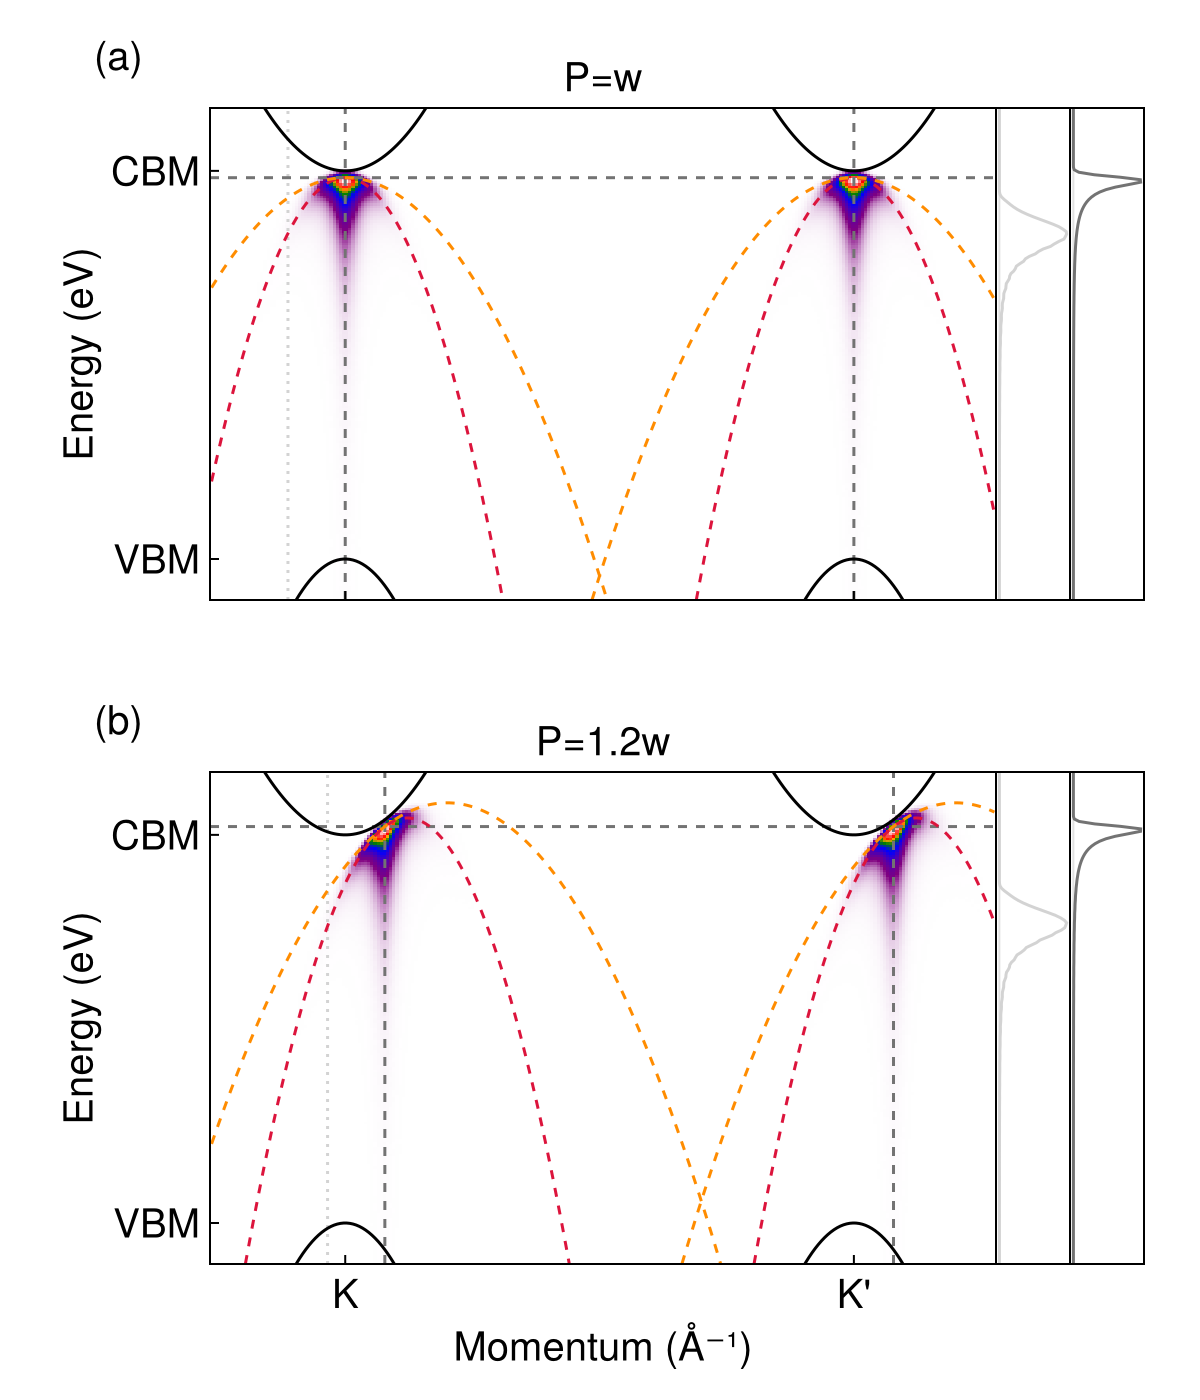

Julia code for this plot:
include("units.jl")
include("qp-bands.jl")
include("broadening.jl")
include("eeh.jl")
include("wfn.jl")
include("arpes.jl")
using CairoMakie
using LaTeXStrings
using Colors

##########################################
#region Parameters

center_line_color = colorant"gray45"
tilted_line_color = colorant"lightgray"
panel_width = 1.6
linecut_width = 0.15
k_tilt = 0.15

# Exciton binding causes the energy of the final state to go downwards
E_residue_correction = -0.71 

w_side = 4π / (3 * 3.144817974)
w = SVector{2, Float64}([w_side, 0.0])
trion = Intervalley2DChandraTrion(
    m_h = 0.21,
    m_e = 0.37,
    w = w,
    E_g = 2.84,
    E_B = 0.76,
    a = 10.3,
    b = 25.2
)

M = trion.m_h + 2trion.m_e
kx_list = LinRange(-0.35, 1.7, 250) 
k1_list = [SA[kx, 0.0] for kx in kx_list]
k1_grid = reshape(map(Iterators.product(kx_list, kx_list)) do (k_x, k_y)
    SA[k_x, k_y]
end, length(k1_list)^2)
ω_list = LinRange(-0.3, 3.3, 200)

binding_starting_pos = -0.3
binding_annotation_displacement = 0.04

electron_color = :black #colorant"deepskyblue2"
hole_color = :black #colorant"coral2"
shifted_valence_color = colorant"crimson"
shifted_effective_mass_color = colorant"darkorange"
set_theme!(fontsize=20)
f = Figure(size=(600, 700))

E_c1_curve = map(k1_list) do k_h
    -E_v1(trion, k_h)
end
E_v1_curve = map(k1_list) do k_e
    E_c1(trion, k_e)
end
E_c2_curve = map(k1_list) do k_h
    -E_v2(trion, k_h)
end
E_v2_curve = map(k1_list) do k_e
    E_c2(trion, k_e)
end

#endregion
##########################################

# The zero-momentum case
let 
    P_ratio = 1.0
    P = P_ratio * w
    
    ##########################################
    #region Calculations

    broaden = gaussian_broadening(20fs)
    Ak1k2 = wfn(trion)

    Akω_total = trion_ARPES_eeh(trion, P, k1_grid, k1_list, ω_list, Ak1k2, broaden, E_residue_correction)

    #endregion
    ##########################################

    ##########################################
    #region Plotting the ARPES heatmap
    
    gl = f[1, 1] = GridLayout()

    ax = Axis(gl[1, 1], ylabel="Energy (eV)", 
        yticks=([0, trion.E_g], ["VBM", "CBM"]),
        # Inward ticks
        xtickalign = 1.0,
        ytickalign = 1.0,
        title="P=w",
        titlefont=:regular,
        xticks=([0, w[1]], ["", ""]),
    )
    Label(gl[1, 1, TopLeft()], "(a)", padding = (0, 15, 15, 0))
    heatmap!(ax, kx_list, ω_list, Akω_total, colormap=arpes_colormap(transparency_gradience))

    ylims!(ax, (minimum(ω_list), maximum(ω_list)))
    hidedecorations!(ax, ticks = false, ticklabels = false, label = false)
    #hidexdecorations!(ax)

    #endregion
    ##########################################
    
    ##########################################
    #region Labeling

    # The positions of the vertical bars,
    # calculated by setting k_1 = 0 or k_2 = 0.
    ik_e1, ikx_tilted = let k_e1 = - trion.m_e / M * w + trion.m_e / M * P
        k_e2 = (trion.m_e + trion.m_h) / M * w + trion.m_e / M * P
        vlines!(ax, k_e1[1], linestyle=:dash, color=center_line_color)
        vlines!(ax, k_e2[1], linestyle=:dash, color=center_line_color)
        vlines!(ax, k_e1[1] - k_tilt, linestyle=:dot, color=tilted_line_color)
        argmin(abs.(kx_list .- k_e1[1])), argmin(abs.(kx_list .- (k_e1[1] - k_tilt)))
    end
    hlines!(ax, inv_eV * trion.m_e * norm(P - w)^2 / 2M^2 + trion.E_g - trion.E_B - E_residue_correction, linestyle=:dash, color=center_line_color)

    # When e1 is driven out, k_1 is fixed,
    # and k_2 changes freely, so we set k_2 = 0 to maximize the ARPES intensity.
    dispersion_k2_zero = map(k1_list) do k
        k_2 = SA[0.0, 0.0]
        momentum_set = momentum_calc_eeh_e1(trion, P, k, k_2)
        k_h = momentum_set.k_h
        k_e2 = momentum_set.k_e2
        E_trion_eeh(trion, P) - E_residue_eeh_e1(trion, k_e2, k_h) - E_residue_correction
    end
    lines!(ax, kx_list, dispersion_k2_zero, color=shifted_valence_color, linestyle=:dash)

    # When e2 is driven out, k_2 is fixed,
    # and k_1 changes freely, so we set k_1 = 0 to maximize the ARPES intensity.
    dispersion_k1_zero = map(k1_list) do k
        k_1 = SA[0.0, 0.0]
        momentum_set = momentum_calc_eeh_e2(trion, P, k, k_1)
        k_h = momentum_set.k_h
        k_e1 = momentum_set.k_e1
        E_trion_eeh(trion, P) - E_residue_eeh_e2(trion, k_e1, k_h) - E_residue_correction
    end
    lines!(ax, kx_list, dispersion_k1_zero, color=shifted_valence_color, linestyle=:dash)

    # The maximal frequency that can be achieved
    dispersion_k1_max = map(k1_list) do k
        E_trion_eeh(trion, P) - trion.E_g - inv_eV * norm(P - w - k)^2 / 2(trion.m_h + trion.m_e) - E_residue_correction
    end
    dispersion_k2_max = map(k1_list) do k
        E_trion_eeh(trion, P) - trion.E_g - inv_eV * norm(P - k)^2 / 2(trion.m_h + trion.m_e) - E_residue_correction
    end
    lines!(ax, kx_list, dispersion_k1_max, color=shifted_effective_mass_color, linestyle=:dash)
    lines!(ax, kx_list, dispersion_k2_max, color=shifted_effective_mass_color, linestyle=:dash)

    lines!(ax, kx_list, E_c1_curve, color=electron_color)
    lines!(ax, kx_list, E_c2_curve, color=electron_color)
    lines!(ax, kx_list, E_v1_curve, color=hole_color)
    lines!(ax, kx_list, E_v2_curve, color=hole_color)

    #endregion
    ##########################################

    ##########################################
    #region Labeling

    

    #endregion
    ##########################################
    
    ##########################################
    #region Plot the linecut 
    
    ax = Axis(gl[1, 2], xticks=([0], [" "]), xtickcolor=:white)
    hideydecorations!(ax)
    
    lines!(ax, Akω_total[ikx_tilted, :], ω_list, color=tilted_line_color)
    ylims!(ax, (minimum(ω_list), maximum(ω_list)))

    colsize!(gl, 1, Aspect(1, panel_width))
    colsize!(gl, 2, Aspect(1, linecut_width))
    colgap!(gl, 0)

    ax = Axis(gl[1, 3], xticks=([0], [" "]), xtickcolor=:white)
    hideydecorations!(ax)
    
    lines!(ax, Akω_total[ik_e1, :], ω_list, color=center_line_color)
    ylims!(ax, (minimum(ω_list), maximum(ω_list)))

    colsize!(gl, 1, Aspect(1, panel_width))
    colsize!(gl, 2, Aspect(1, linecut_width))
    colsize!(gl, 3, Aspect(1, linecut_width))
    colgap!(gl, 0)

    #endregion
    ##########################################
end

let 
    P_ratio = 1.2
    P = P_ratio * w
    
    ##########################################
    #region Calculations

    broaden = gaussian_broadening(20fs)
    Ak1k2 = wfn(trion)

    Akω_total = trion_ARPES_eeh(trion, P, k1_grid, k1_list, ω_list, Ak1k2, broaden, E_residue_correction)

    #endregion
    ##########################################

    ##########################################
    #region Plotting
    
    gl = f[2, 1] = GridLayout()

    ax = Axis(gl[1, 1], ylabel="Energy (eV)", xlabel="Momentum (Å⁻¹)", 
        xticks=([0, w[1]], ["K", "K'"]),
        yticks=([0, trion.E_g], ["VBM", "CBM"]),
        # Inward ticks
        xtickalign = 1.0,
        ytickalign = 1.0,
        title="P=1.2w",
        titlefont=:regular,
    )
    Label(gl[1, 1, TopLeft()], "(b)", padding = (0, 15, 15, 0))
    heatmap!(ax, kx_list, ω_list, Akω_total, colormap=arpes_colormap(transparency_gradience))

    ylims!(ax, (minimum(ω_list), maximum(ω_list)))
    hidedecorations!(ax, ticks = false, ticklabels = false, label = false)

    #endregion
    ##########################################
    
    ##########################################
    #region Labeling

    # The positions of the vertical bars,
    # calculated by setting k_1 = 0 or k_2 = 0.
    ik_e1, ikx_tilted = let k_e1 = - trion.m_e / M * w + trion.m_e / M * P
        k_e2 = (trion.m_e + trion.m_h) / M * w + trion.m_e / M * P
        vlines!(ax, k_e1[1], linestyle=:dash, color=center_line_color)
        vlines!(ax, k_e2[1], linestyle=:dash, color=center_line_color)
        vlines!(ax, k_e1[1] - k_tilt, linestyle=:dot, color=tilted_line_color)
        argmin(abs.(kx_list .- k_e1[1])), argmin(abs.(kx_list .- (k_e1[1] - k_tilt)))
    end
    hlines!(ax, inv_eV * trion.m_e * norm(P - w)^2 / 2M^2 + trion.E_g - trion.E_B - E_residue_correction, linestyle=:dash, color=center_line_color)

    # When e1 is driven out, k_1 is fixed,
    # and k_2 changes freely, so we set k_2 = 0 to maximize the ARPES intensity.
    dispersion_k2_zero = map(k1_list) do k
        k_2 = SA[0.0, 0.0]
        momentum_set = momentum_calc_eeh_e1(trion, P, k, k_2)
        k_h = momentum_set.k_h
        k_e2 = momentum_set.k_e2
        E_trion_eeh(trion, P) - E_residue_eeh_e1(trion, k_e2, k_h) - E_residue_correction
    end
    lines!(ax, kx_list, dispersion_k2_zero, color=shifted_valence_color, linestyle=:dash)

    # When e2 is driven out, k_2 is fixed,
    # and k_1 changes freely, so we set k_1 = 0 to maximize the ARPES intensity.
    dispersion_k1_zero = map(k1_list) do k
        k_1 = SA[0.0, 0.0]
        momentum_set = momentum_calc_eeh_e2(trion, P, k, k_1)
        k_h = momentum_set.k_h
        k_e1 = momentum_set.k_e1
        E_trion_eeh(trion, P) - E_residue_eeh_e2(trion, k_e1, k_h) - E_residue_correction
    end
    lines!(ax, kx_list, dispersion_k1_zero, color=shifted_valence_color, linestyle=:dash)

    # The maximal frequency that can be achieved
    dispersion_k1_max = map(k1_list) do k
        E_trion_eeh(trion, P) - trion.E_g - inv_eV * norm(P - w - k)^2 / 2(trion.m_h + trion.m_e) - E_residue_correction
    end
    dispersion_k2_max = map(k1_list) do k
        E_trion_eeh(trion, P) - trion.E_g - inv_eV * norm(P - k)^2 / 2(trion.m_h + trion.m_e) - E_residue_correction
    end
    lines!(ax, kx_list, dispersion_k1_max, color=shifted_effective_mass_color, linestyle=:dash)
    lines!(ax, kx_list, dispersion_k2_max, color=shifted_effective_mass_color, linestyle=:dash)

    lines!(ax, kx_list, E_c1_curve, color=electron_color)
    lines!(ax, kx_list, E_c2_curve, color=electron_color)
    lines!(ax, kx_list, E_v1_curve, color=hole_color)
    lines!(ax, kx_list, E_v2_curve, color=hole_color)

    #endregion
    ##########################################

    ##########################################
    #region Plot the linecut 
    
    ax = Axis(gl[1, 2], xticks=([0], [" "]), xtickcolor=:white)
    hideydecorations!(ax)
    
    lines!(ax, Akω_total[ikx_tilted, :], ω_list, color=tilted_line_color)
    ylims!(ax, (minimum(ω_list), maximum(ω_list)))

    colsize!(gl, 1, Aspect(1, panel_width))
    colsize!(gl, 2, Aspect(1, linecut_width))
    colgap!(gl, 0)

    ax = Axis(gl[1, 3], xticks=([0], [" "]), xtickcolor=:white)
    hideydecorations!(ax)
    
    lines!(ax, Akω_total[ik_e1, :], ω_list, color=center_line_color)
    ylims!(ax, (minimum(ω_list), maximum(ω_list)))

    colsize!(gl, 1, Aspect(1, panel_width))
    colsize!(gl, 2, Aspect(1, linecut_width))
    colsize!(gl, 3, Aspect(1, linecut_width))
    colgap!(gl, 0)

    #endregion
    ##########################################
end

save("eeh-display-2-residue-energy-no-arrow.png", f)
f